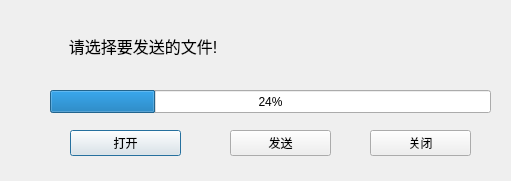
<?xml version="1.0" encoding="UTF-8"?>
<ui version="4.0">
 <class>TcpServer</class>
 <widget class="QDialog" name="TcpServer">
  <property name="geometry">
   <rect>
    <x>0</x>
    <y>0</y>
    <width>511</width>
    <height>181</height>
   </rect>
  </property>
  <property name="windowTitle">
   <string>发送端</string>
  </property>
  <widget class="QLabel" name="serverStatusLabel">
   <property name="geometry">
    <rect>
     <x>60</x>
     <y>10</y>
     <width>431</width>
     <height>71</height>
    </rect>
   </property>
   <property name="font">
    <font>
     <pointsize>12</pointsize>
    </font>
   </property>
   <property name="text">
    <string>  请选择要发送的文件!</string>
   </property>
  </widget>
  <widget class="QProgressBar" name="progressBar">
   <property name="geometry">
    <rect>
     <x>50</x>
     <y>90</y>
     <width>441</width>
     <height>23</height>
    </rect>
   </property>
   <property name="value">
    <number>24</number>
   </property>
  </widget>
  <widget class="QPushButton" name="serverOpenBtn">
   <property name="geometry">
    <rect>
     <x>70</x>
     <y>130</y>
     <width>111</width>
     <height>26</height>
    </rect>
   </property>
   <property name="text">
    <string>打开</string>
   </property>
  </widget>
  <widget class="QPushButton" name="serverSendBtn">
   <property name="geometry">
    <rect>
     <x>230</x>
     <y>130</y>
     <width>101</width>
     <height>26</height>
    </rect>
   </property>
   <property name="text">
    <string>发送</string>
   </property>
  </widget>
  <widget class="QPushButton" name="serverCloseBtn">
   <property name="geometry">
    <rect>
     <x>370</x>
     <y>130</y>
     <width>101</width>
     <height>26</height>
    </rect>
   </property>
   <property name="text">
    <string>关闭</string>
   </property>
  </widget>
 </widget>
 <layoutdefault spacing="6" margin="11"/>
 <resources/>
 <connections/>
</ui>
